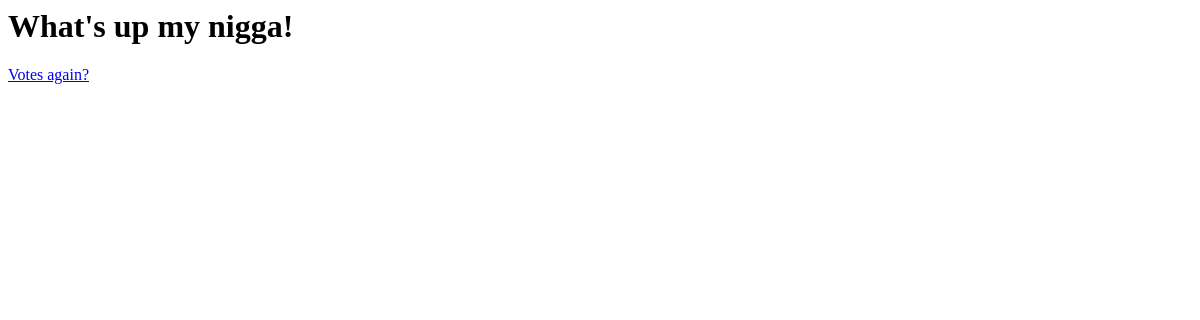
Before: /polls/1/results/ with the older database file.
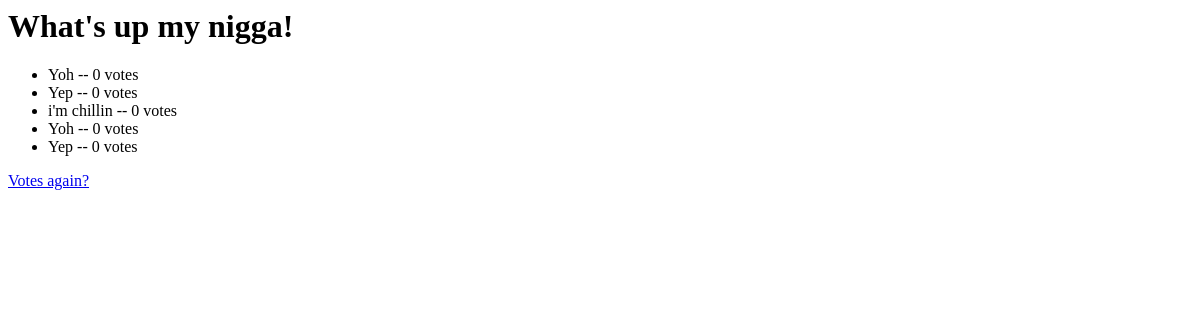
After: the same page with the newer database file.
### polls/models.py (models this page shows, shortened)
class Question(models.Model):
    question_text = models.CharField(max_length=200)
    publication_date = models.DateTimeField('date published')

class Choice(models.Model):
    question = models.ForeignKey(Question, on_delete=models.CASCADE)
    choice_text = models.CharField(max_length=200)
    votes = models.IntegerField(default=0)

### polls/views.py (the view)
# urls.py: path('<int:pk>/results/', views.ResultsView.as_view(), name='results'),
class ResultsView(generic.DetailView):
    model = Question
    template_name = "polls/results.html"

### polls/templates/polls/results.html
<h1>{{ question.question_text }}</h1>
<ul>
    {% for choice in question.choice_set.all %}
        <li>{{ choice.choice_text }} -- {{ choice.votes }} vote{{ choice.votes|pluralize }}</li>
    {% endfor %}
</ul>
<a href="{% url 'polls:detail' question.id %}">Votes again?</a>

Changed rows visible on the page:
added Choice: choice_text "Yoh", votes "0"
added Choice: choice_text "Yep", votes "0"
added Choice: choice_text "i'm chillin", votes "0"
added Choice: choice_text "Yoh", votes "0"
added Choice: choice_text "Yep", votes "0"
